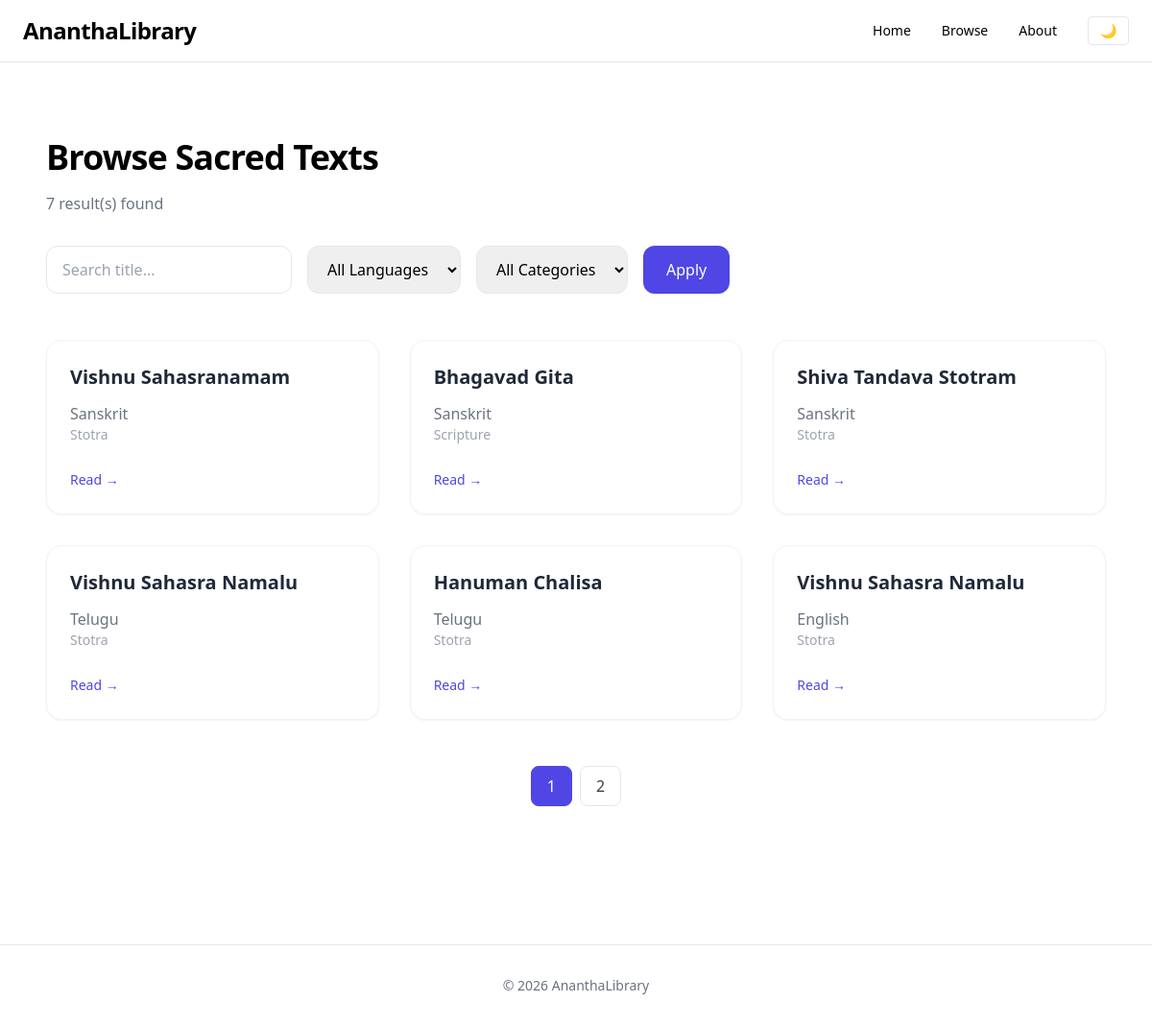
Screenshot of /browse with the database file from the repository.
### app/models/document.py (models this page shows)
class Document(Base):
    __tablename__ = "documents"
    id = Column(String, primary_key=True, index=True)
    title = Column(String, nullable=False)
    slug = Column(String, unique=True, index=True)
    language = Column(String)
    category = Column(String)
    content = Column(Text)

### app/routers/browse.py (the view)
@router.get("/browse")
def browse(
    request: Request,
    q: str = None,
    language: str = None,
    category: str = None,
    page: int = 1
):
    page_size = 6
    repo = DocumentRepository()
    docs, total = repo.search(
        query=q,
        language=language,
        category=category,
        page=page,
        page_size=page_size
    )
    total_pages = math.ceil(total / page_size) if total else 1
    return templates.TemplateResponse(
        "browse.html",
        {
            "request": request,
            "docs": docs,
            "q": q,
            "language": language,
            "category": category,
            "page": page,
            "total": total,
            "total_pages": total_pages
        }
    )

### app/templates/browse.html (shortened to what this page needs)
{% extends "layout.html" %}
{% block content %}
<div class="fade-in">
    <h2 class="text-4xl font-bold mb-4 tracking-tight">
        Browse Sacred Texts
    </h2>
    <p class="text-gray-500 mb-8">
        {{ total }} result(s) found
    </p>
    <form method="get" class="flex flex-wrap gap-4 mb-12">
        <input type="text" name="q"
               placeholder="Search title..."
               value="{{ q or '' }}"
               class="border border-gray-200 px-4 py-3 rounded-xl w-64 focus:ring-2 focus:ring-indigo-500 focus:outline-none">
        <select name="language"
                class="border border-gray-200 px-4 py-3 rounded-xl focus:ring-2 focus:ring-indigo-500 focus:outline-none">
            <option value="">All Languages</option>
        </select>
        <select name="category"
                class="border border-gray-200 px-4 py-3 rounded-xl focus:ring-2 focus:ring-indigo-500 focus:outline-none">
            <option value="">All Categories</option>
        </select>
        <button class="bg-indigo-600 text-white px-6 py-3 rounded-xl hover:bg-indigo-700 transition shadow-sm">
            Apply
        </button>
    </form>
    {% if docs %}
    <div class="grid grid-cols-1 md:grid-cols-2 lg:grid-cols-3 gap-8 mb-12">
        {% for doc in docs %}
        <div class="bg-white rounded-2xl p-6 shadow-sm hover:shadow-xl transition duration-300 border border-gray-100">
            <a href="/document/{{ doc.slug }}"
               class="text-xl font-semibold text-gray-800 hover:text-indigo-600 transition">
                {{ doc.title }}
            </a>
            <p class="text-gray-500 mt-3">
                {{ doc.language }}
            </p>
            <p class="text-sm text-gray-400">
                {{ doc.category }}
            </p>
            <div class="mt-6">
                <span class="text-indigo-600 text-sm font-medium">
                    Read →
                </span>
            </div>
        </div>
        {% endfor %}
    </div>
    <div class="flex justify-center gap-2">
        {% for p in range(1, total_pages + 1) %}
        <a href="?page={{ p }}{% if q %}&q={{ q }}{% endif %}{% if language %}&language={{ language }}{% endif %}{% if category %}&category={{ category }}{% endif %}"
           class="px-4 py-2 rounded-lg border
                  {% if p == page %}
                  bg-indigo-600 text-white border-indigo-600
                  {% else %}
                  bg-white text-gray-700 border-gray-200 hover:bg-gray-100
                  {% endif %}
                  transition">
            {{ p }}
        </a>
        {% endfor %}
    </div>
    {% else %}
    <div class="text-center py-20">
        <h3 class="text-xl font-semibold text-gray-700">No results found</h3>
        <p class="text-gray-500 mt-2">Try adjusting your filters.</p>
    </div>
    {% endif %}
</div>
{% endblock %}

### app/templates/layout.html (style rules this page uses)
html { scroll-behavior: smooth; }

### rows the page displays
Document: title "Vishnu Sahasranamam", language "Sanskrit", category "Stotra"
Document: title "Bhagavad Gita", language "Sanskrit", category "Scripture"
Document: title "Shiva Tandava Stotram", language "Sanskrit", category "Stotra"
Document: title "Vishnu Sahasra Namalu", language "Telugu", category "Stotra"
Document: title "Hanuman Chalisa", language "Telugu", category "Stotra"
Document: title "Vishnu Sahasra Namalu", language "English", category "Stotra"

### other values shown
{{ total }} "7"
{{ p }} "1" "2"
